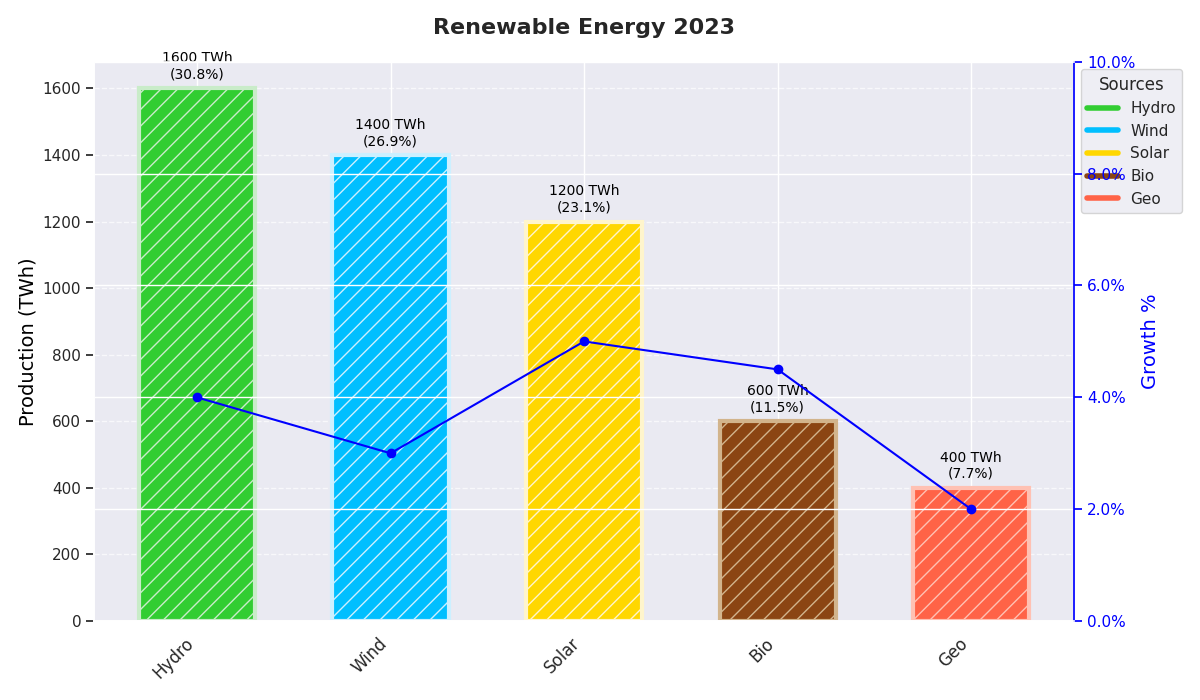

This chart was generated by the following Python code:
import matplotlib.pyplot as plt
import numpy as np
from matplotlib.ticker import FuncFormatter

energy_sources = ['Solar', 'Wind', 'Hydro', 'Geo', 'Bio']
energy_production = np.array([1200, 1400, 1600, 400, 600])
growth_rates = np.array([0.05, 0.03, 0.04, 0.02, 0.045])

# Sort data in descending order based on energy production
sorted_indices = np.argsort(energy_production)[::-1]
energy_sources = [energy_sources[i] for i in sorted_indices]
energy_production = energy_production[sorted_indices]
growth_rates = growth_rates[sorted_indices]

base_colors = ['#FFD700', '#00BFFF', '#32CD32', '#FF6347', '#8B4513']
gradient_colors = ['#FFF5CC', '#CCF0FF', '#C9ECC9', '#FFC1B3', '#D2B48C']
base_colors = [base_colors[i] for i in sorted_indices]
gradient_colors = [gradient_colors[i] for i in sorted_indices]

positions = np.arange(len(energy_sources))

fig, ax1 = plt.subplots(figsize=(12, 7))

for idx, (base_color, grad_color) in enumerate(zip(base_colors, gradient_colors)):
    ax1.bar(positions[idx], energy_production[idx], color=base_color, edgecolor=grad_color, linewidth=3, hatch='//', width=0.6)

ax1.set_xticks(positions)
ax1.set_xticklabels(energy_sources, fontsize=12, rotation=45, ha='right')
ax1.set_ylabel('Production (TWh)', fontsize=14, color='black')
ax1.set_title('Renewable Energy 2023', fontsize=16, fontweight='bold', pad=20)

total_production = np.sum(energy_production)
for idx, bar in enumerate(ax1.patches):
    height = bar.get_height()
    percentage = (height / total_production) * 100
    ax1.annotate(f'{height} TWh\n({percentage:.1f}%)',
                 xy=(bar.get_x() + bar.get_width() / 2, height),
                 xytext=(0, 5),
                 textcoords="offset points",
                 ha='center', va='bottom',
                 fontsize=10, color='black')

ax1.yaxis.grid(True, linestyle='--', alpha=0.7)

ax2 = ax1.twinx()
ax2.set_ylabel('Growth %', fontsize=14, color='blue')
ax2.plot(positions, growth_rates * 100, color='blue', linestyle='-', marker='o')
ax2.set_ylim(0, 10)
ax2.yaxis.set_major_formatter(FuncFormatter(lambda y, _: f'{y:.1f}%'))
ax2.spines['right'].set_color('blue')
ax2.tick_params(axis='y', colors='blue')

custom_lines = [plt.Line2D([0], [0], color=color, lw=4, label=label) for color, label in zip(base_colors, energy_sources)]
ax1.legend(handles=custom_lines, loc='upper left', bbox_to_anchor=(1, 1), title='Sources')

plt.tight_layout()
plt.show()
